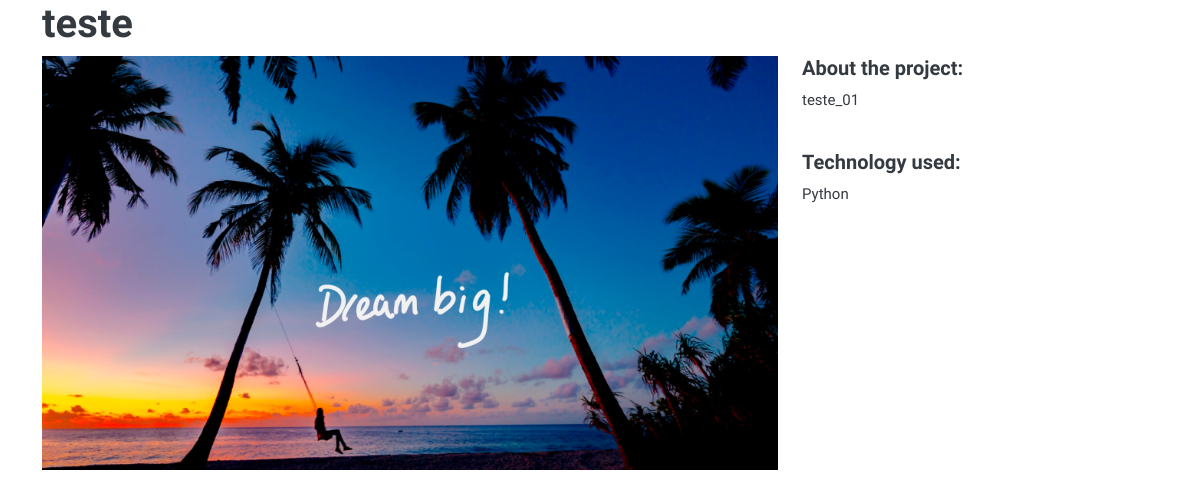
/projects/1/, run on the app's committed database.
### projects/models.py (models this page shows)
class Project(models.Model):
    title = models.CharField(max_length=100)
    description = models.TextField()
    technology = models.CharField(max_length=20)
    image = models.FileField(upload_to="project_images/", blank=True)

### projects/views.py (the view)
# urls.py: path("<int:pk>/", views.project_detail, name="project_detail"),
def project_detail(request, pk):
    project = Project.objects.get(pk=pk)
    context = {
        "project": project
    }
    return render(request, "projects/project_detail.html", context)

### projects/templates/projects/project_detail.html
{% extends "base.html" %}
{% block page_content %}
<h1>{{ project.title }}</h1>
<div class="row">
    <div class="col-md-8">
        {% if project.image %}
            <img src="{{ project.image.url }}" width="100%">
        {% endif %}
    </div>
    <div class="col-md-4">
        <h5>About the project:</h5>
        <p>{{ project.description }}</p>
        <br>
        <h5>Technology used:</h5>
        <p>{{ project.technology }}</p>
    </div>
</div>
{% endblock page_content %}

### dashboard/templates/dashboard/css/style.css (style rules this page uses)
body { font-size: 0.9rem; color: #343a40; font-family: "Nunito Sans", sans-serif; }
html { scroll-padding-top: 58px; }
h1, h2, h3, h4, h5, h6 { color: #343a40; font-family: "Nunito Sans", sans-serif; font-weight: 600; }
p { line-height: 1.6; font-size: 15px; }
.row > * { position: relative; }
@media (min-width: 1200px) { .container { max-width: 1140px; } }

### data on the page
Project: title "teste", image (picture), description "teste_01", technology "Python"
